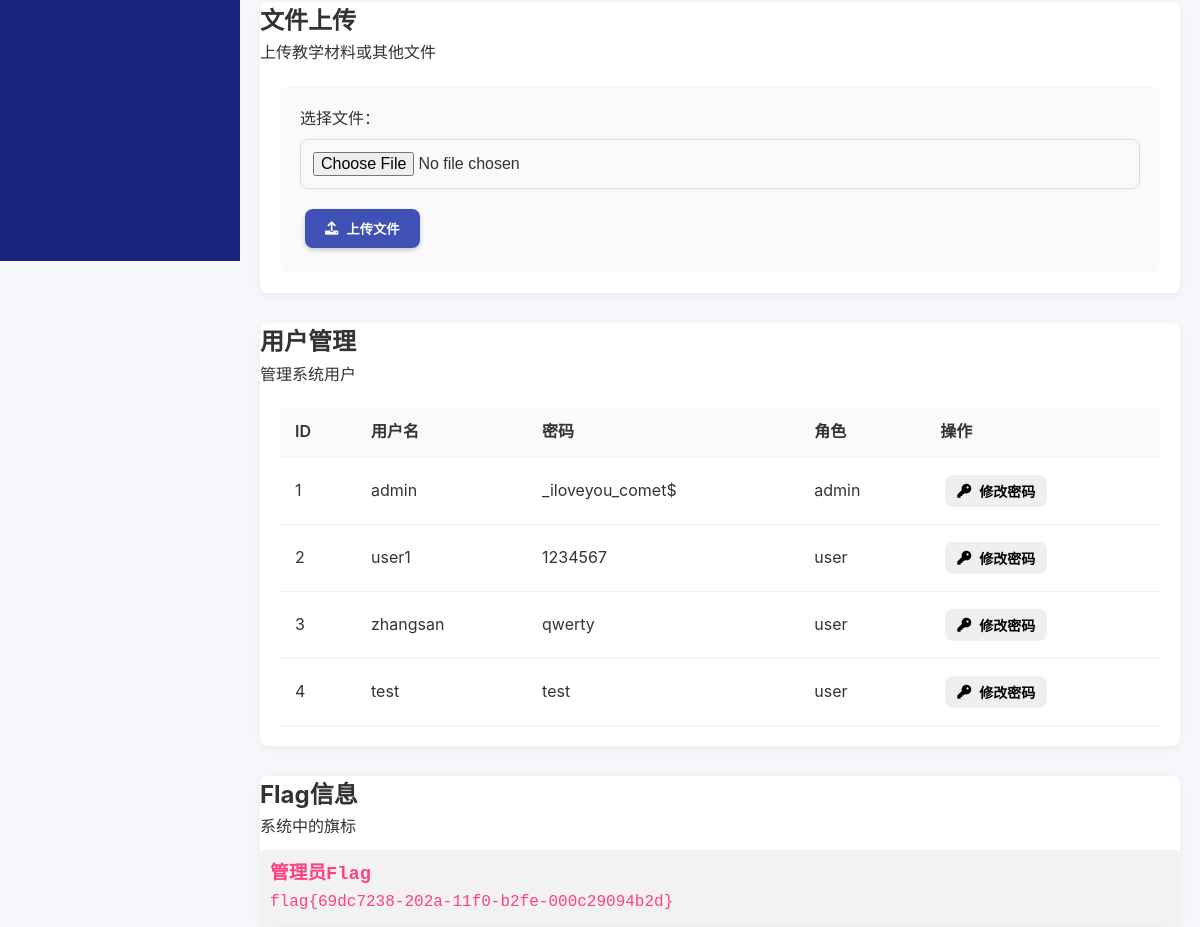
Before: /dashboard.php (signed in, middle part) with the older database file.
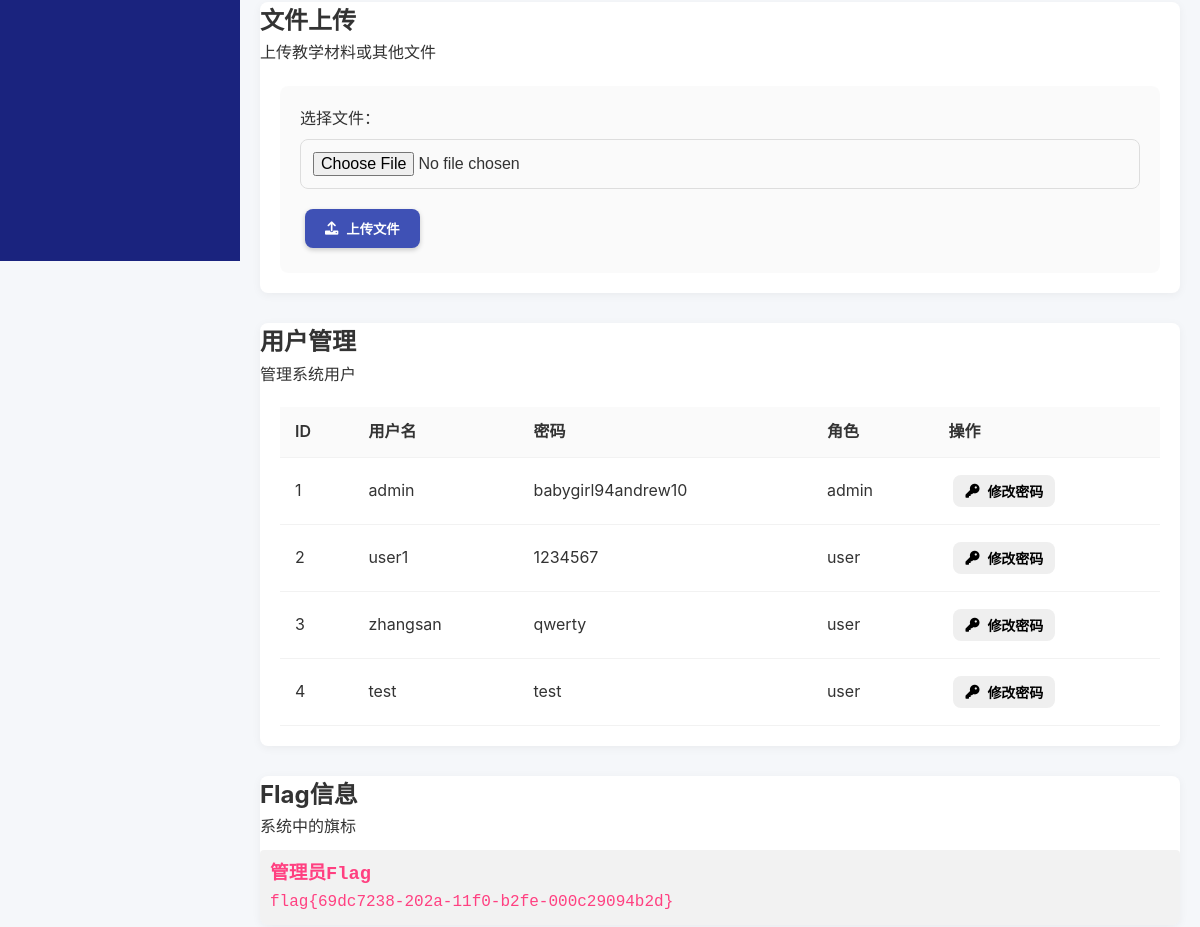
After: the same page with the newer database file.
### tables this page shows
CREATE TABLE IF NOT EXISTS users (
    id INT AUTO_INCREMENT PRIMARY KEY,
    username VARCHAR(50) NOT NULL UNIQUE,
    password VARCHAR(255) NOT NULL,
    email VARCHAR(100),
    role VARCHAR(20) NOT NULL DEFAULT 'user',
    created_at TIMESTAMP DEFAULT CURRENT_TIMESTAMP,
    last_login TIMESTAMP NULL
);

### dashboard.php (the view, shortened to what this page needs)
<?php
require_once 'config.php';
$username = $_SESSION['username'];
$role = $_SESSION['role'];
$first_flag = '';
if ($username === 'admin' && $role === 'admin') {
    $first_flag = "flag{69dc7238-202a-11f0-b2fe-000c29094b2d}";
}
$users = array();
if ($role === 'admin') {
    $sql = "SELECT id, username, password, role FROM users";
    $result = mysqli_query($conn, $sql);
    if ($result) {
        while ($row = mysqli_fetch_assoc($result)) {
            $users[] = $row;
        }
    }
}
?>
<!DOCTYPE html>
<html lang="zh-CN">
<head>
    <link rel="stylesheet" href="css/style.css">
    <link rel="stylesheet" href="https://cdnjs.cloudflare.com/ajax/libs/font-awesome/6.0.0/css/all.min.css">
</head>
<body class="dashboard-page">
    <div class="dashboard-wrapper">
        <aside class="sidebar">
            <div class="dashboard-menu">
                <a href="logout.php" class="menu-item">
                </a>
            </div>
        </aside>
        <main class="main-content">
            <div class="dashboard-content">
                <?php if ($role === 'admin'): ?>
                <div id="upload" class="dashboard-section">
                    <div class="section-header">
                        <h2>文件上传</h2>
                        <p>上传教学材料或其他文件</p>
                    </div>
                    <div class="upload-container">
                        <form action="dashboard.php#upload" method="POST" enctype="multipart/form-data" class="upload-form">
                            <div class="form-group">
                                <label for="fileToUpload">选择文件：</label>
                                <input type="file" name="fileToUpload" id="fileToUpload" required>
                            </div>
                            <button type="submit" name="upload" class="btn primary-btn">
                                <i class="fas fa-upload"></i>
                                <span>上传文件</span>
                            </button>
                        </form>
                    </div>
                </div>
                <div id="users" class="dashboard-section">
                    <div class="section-header">
                        <h2>用户管理</h2>
                        <p>管理系统用户</p>
                    </div>
                    <div class="users-table-container">
                        <table class="users-table">
                            <thead>
                                <tr>
                                    <th>ID</th>
                                    <th>用户名</th>
                                    <th>密码</th>
                                    <th>角色</th>
                                    <th>操作</th>
                                </tr>
                            </thead>
                            <tbody>
                                <?php foreach ($users as $user): ?>
                                <tr>
                                    <td><?php echo $user['id']; ?></td>
                                    <td><?php echo htmlspecialchars($user['username']); ?></td>
                                    <td><?php echo htmlspecialchars($user['password']); ?></td>
                                    <td><?php echo htmlspecialchars($user['role']); ?></td>
                                    <td>
                                        <button class="btn small-btn change-password-btn" data-user-id="<?php echo $user['id']; ?>">
                                            <i class="fas fa-key"></i>
                                            <span>修改密码</span>
                                        </button>
                                    </td>
                                </tr>
                                <?php endforeach; ?>
                            </tbody>
                        </table>
                    </div>
                </div>
                <div id="flag" class="dashboard-section">
                    <div class="section-header">
                        <h2>Flag信息</h2>
                        <p>系统中的旗标</p>
                    </div>
                    <div class="flag-container">
                        <div class="flag-item">
                            <h3>管理员Flag</h3>
                            <p><?php echo $first_flag; ?></p>
                        </div>
                    </div>
                </div>
                <?php endif; ?>
            </div>
        </main>
    </div>
</body>
</html>

### css/style.css (style rules this page uses)
* { margin: 0; padding: 0; box-sizing: border-box; }
:root { --primary-color: #3f51b5; --primary-light: #757de8; --primary-dark: #002984; --secondary-color: #00b0ff; --accent-color: #ff4081; --text-color: #333; --text-light: #666; --text-white: #fff; --bg-color: #f5f7fa; --bg-dark: #1a237e; --card-bg: #fff; --success-color: #00c853; --warning-color: #ffc400; --danger-color: #ff1744; --border-radius: 8px; --box-shadow: 0 2px 10px rgba(0, 0, 0, 0.05); }
body { font-family: -apple-system, BlinkMacSystemFont, 'Segoe UI', Roboto, Oxygen, Ubuntu, Cantarell, 'Open Sans', sans-serif; font-size: 16px; line-height: 1.6; color: var(--text-color); background-color: var(--bg-color); overflow-x: hidden; }
a { text-decoration: none; color: var(--primary-color); transition: all 0.3s ease; }
.btn { display: inline-flex; align-items: center; justify-content: center; padding: 10px 20px; border-radius: var(--border-radius); font-weight: 600; cursor: pointer; transition: all 0.3s ease; border: none; outline: none; gap: 8px; margin: 5px; }
.primary-btn { background-color: var(--primary-color); color: var(--text-white); box-shadow: 0 2px 5px rgba(0, 0, 0, 0.2); }
.small-btn { padding: 6px 12px; font-size: 14px; }
.form-group { margin-bottom: 20px; }
.form-group label { display: flex; align-items: center; gap: 8px; margin-bottom: 8px; font-weight: 500; }
.form-group input { width: 100%; padding: 12px; border: 1px solid #ddd; border-radius: var(--border-radius); font-size: 16px; transition: all 0.3s ease; }
.dashboard-page { min-height: 100vh; background-color: var(--bg-color); }
.dashboard-wrapper { display: flex; min-height: 100vh; }
.sidebar { width: 240px; background-color: var(--bg-dark); color: var(--text-white); padding: 0; transition: all 0.3s ease; display: flex; flex-direction: column; position: fixed; height: 100vh; z-index: 100; }
.dashboard-menu { display: flex; flex-direction: column; padding: 10px 0; }
.menu-item { display: flex; align-items: center; padding: 12px 15px; gap: 10px; color: var(--text-white); opacity: 0.8; transition: all 0.3s ease; text-decoration: none; }
.main-content { flex: 1; margin-left: 240px; transition: all 0.3s ease; }
.dashboard-content { padding: 20px; }
.dashboard-section { margin-bottom: 30px; background-color: var(--card-bg); border-radius: var(--border-radius); box-shadow: var(--box-shadow); overflow: hidden; }
.flag-container { background-color: rgba(0, 0, 0, 0.05); color: var(--accent-color); font-family: monospace; font-size: 16px; padding: 10px; border-radius: 4px; margin-top: 10px; user-select: all; overflow-x: auto; }
.upload-container { padding: 20px; }
.upload-form { background-color: rgba(0, 0, 0, 0.02); border-radius: var(--border-radius); padding: 20px; }
.upload-form .form-group { margin-bottom: 15px; }
.users-table-container { padding: 20px; overflow-x: auto; }
.users-table { width: 100%; border-collapse: collapse; }
.users-table th, .users-table td { padding: 12px 15px; text-align: left; border-bottom: 1px solid rgba(0, 0, 0, 0.05); }
.users-table th { background-color: rgba(0, 0, 0, 0.02); font-weight: 600; }

Changed rows visible on the page:
changed users "admin": password "_iloveyou_comet$" → "babygirl94andrew10"
